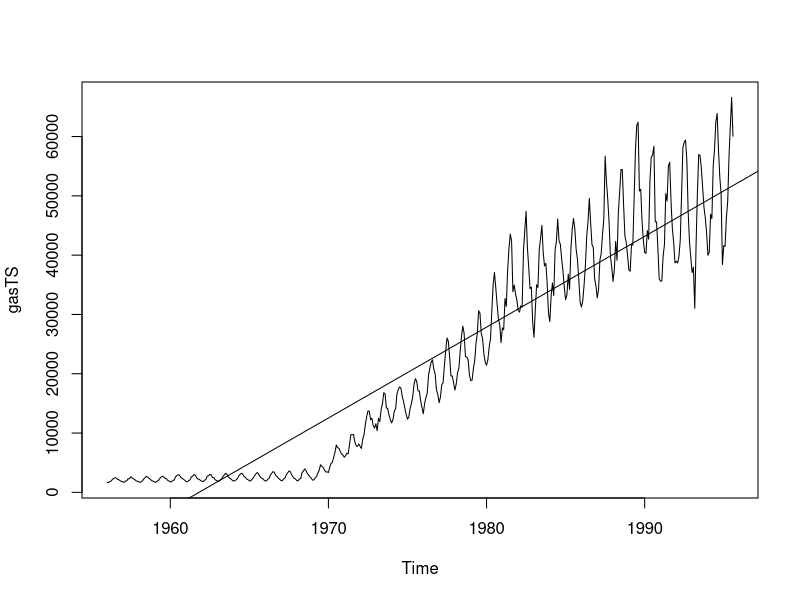
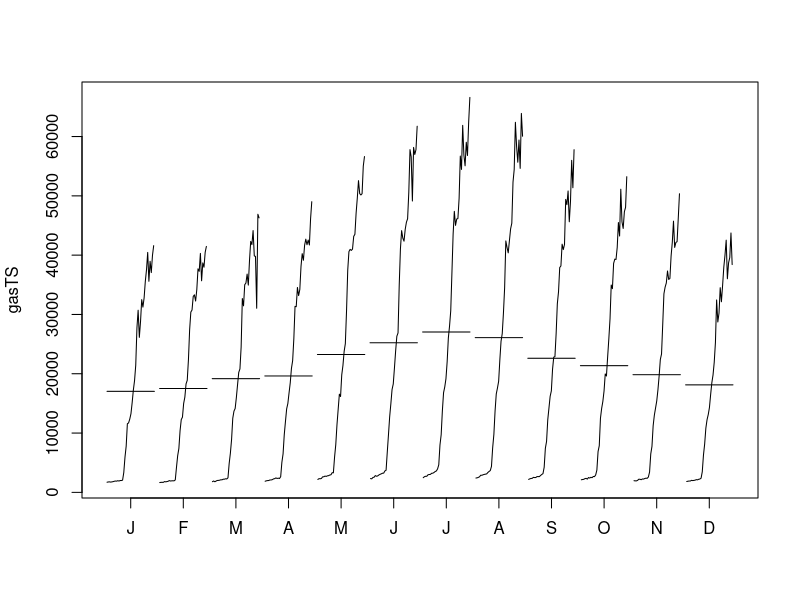
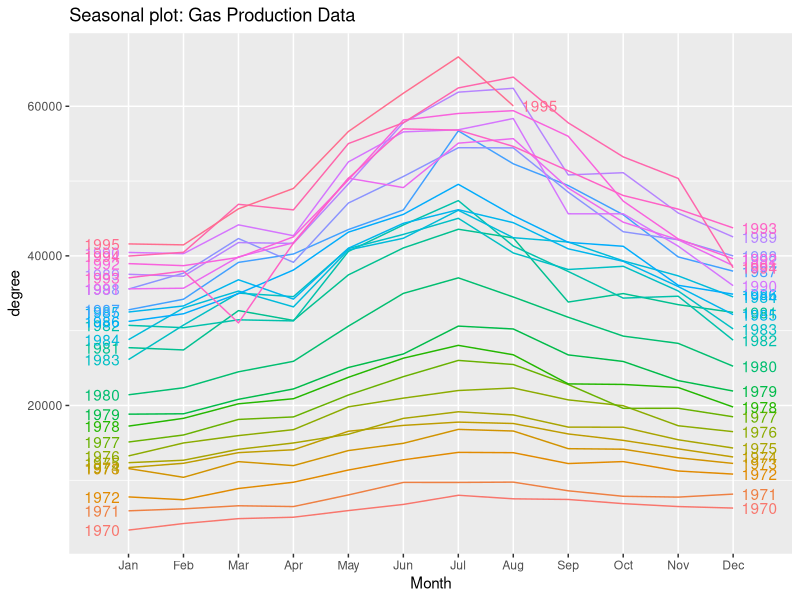
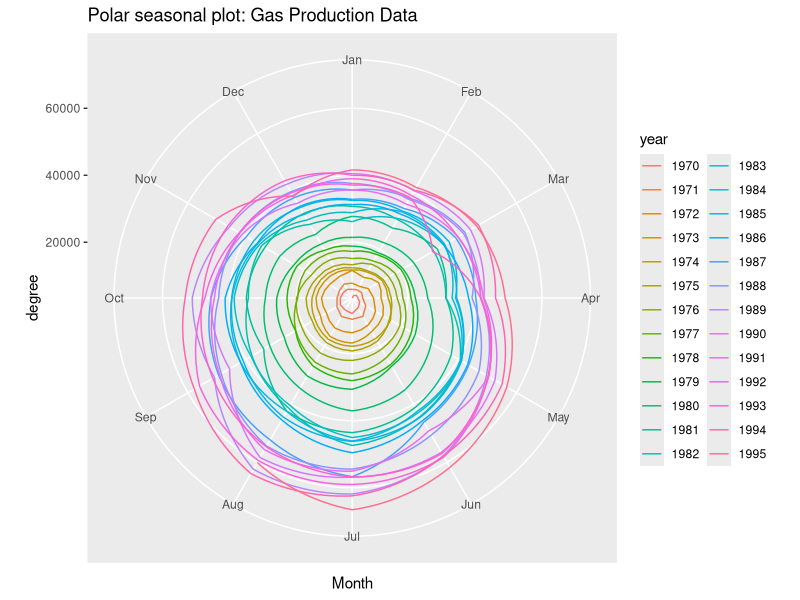
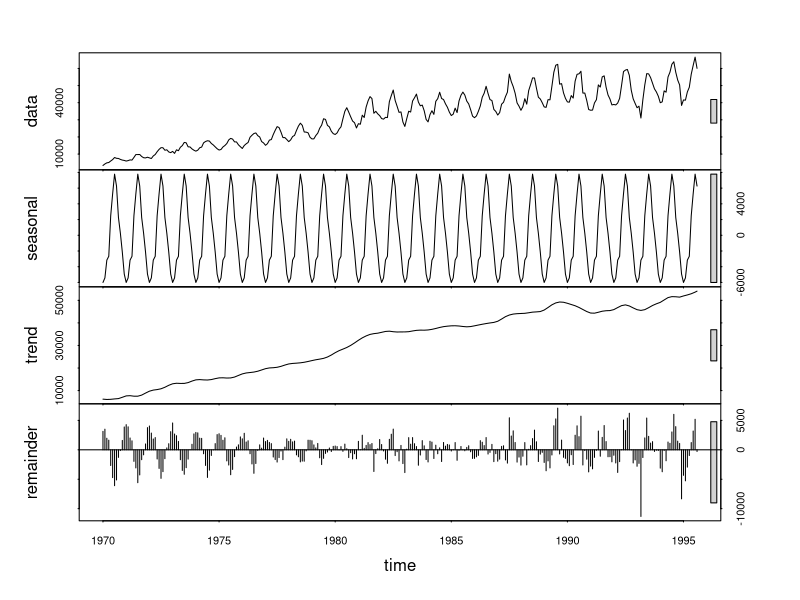
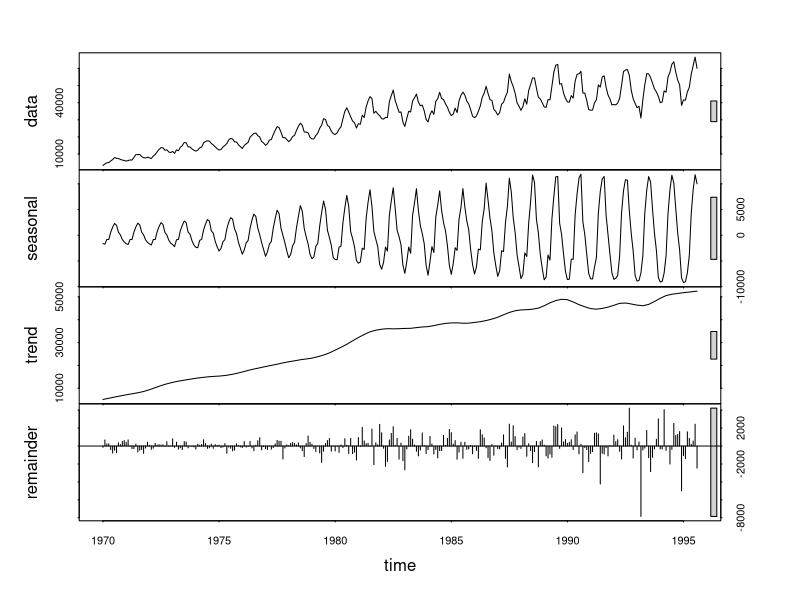
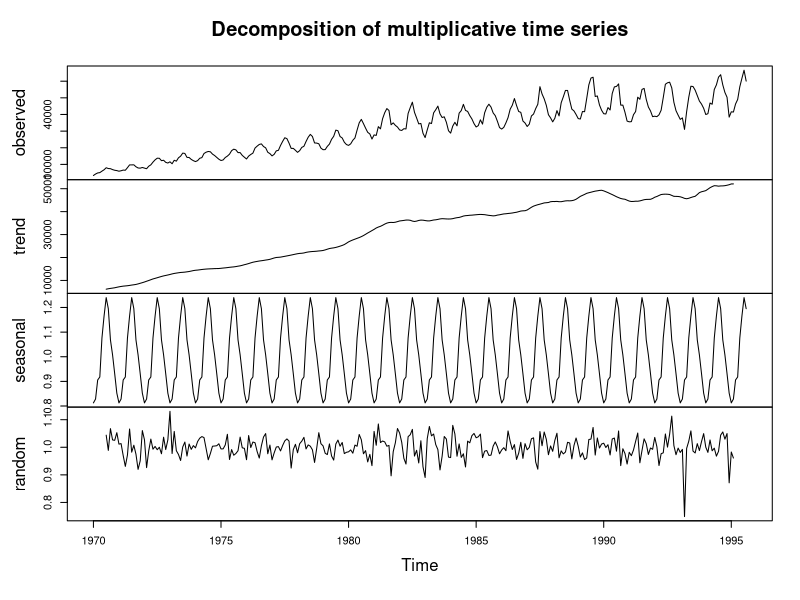

These charts were generated, in order, by the following R code:
## ---- chunk 1
knitr::opts_chunk$set(echo = TRUE)
## ---- chunk 2
#Importing all the relevant libraries
rm(list=ls())
library('forecast')
library('tseries')
library('stats')
library('tidyverse')
## ---- chunk 3
# Loading the dataset
data(gas)
# Creating TS object
gasTS <- ts(gas,
            start = c(1956,1),
            end = c(1995,8),
            frequency = 12)
class(gasTS)
#force(gasTS)
#View(gasTS)
str(gasTS)
## ---- chunk 4
plot(gasTS)
abline(reg = lm(gasTS~time(gasTS)))
## ---- chunk 5
monthplot(gasTS)
## ---- chunk 6
# Taking a subset of the series for analysis
gas.subset <- window(gas,start = 1970)
#force(gas.subset)
## ---- chunk 7
ggseasonplot(gas.subset, 
             year.labels=TRUE, 
             year.labels.left=TRUE) + 
  ylab("degree") + 
  ggtitle("Seasonal plot: Gas Production Data")
## ---- chunk 8
ggseasonplot(gas.subset, 
             polar=TRUE) + 
  ylab("degree") + 
  ggtitle("Polar seasonal plot: Gas Production Data")
## ---- chunk 9
# Decomposition of gas TS using stl()
gas.subset.decompose1<-stl(gas.subset, s.window='p') 
#gas.subset.decompose1
plot(gas.subset.decompose1)
## ---- chunk 10
gas.subset.decompose2<-stl(gas.subset, s.window=7) 
#gas.subset.decompose2
plot(gas.subset.decompose2)
## ---- chunk 11
gas.subset.decompose<-decompose(gas.subset, type = "multiplicative")
plot(gas.subset.decompose)

## ---- chunk 12
## Observing the seasonal indices of gas.subset.decompose
Seasonal_Ind=round(t(gas.subset.decompose$figure),2) 
colnames(Seasonal_Ind)<-c("Jan","Feb","Mar","Apr","May","Jun","Jul","Aug","Sep","Oct","Nov","Dec") 
Seasonal_Ind
